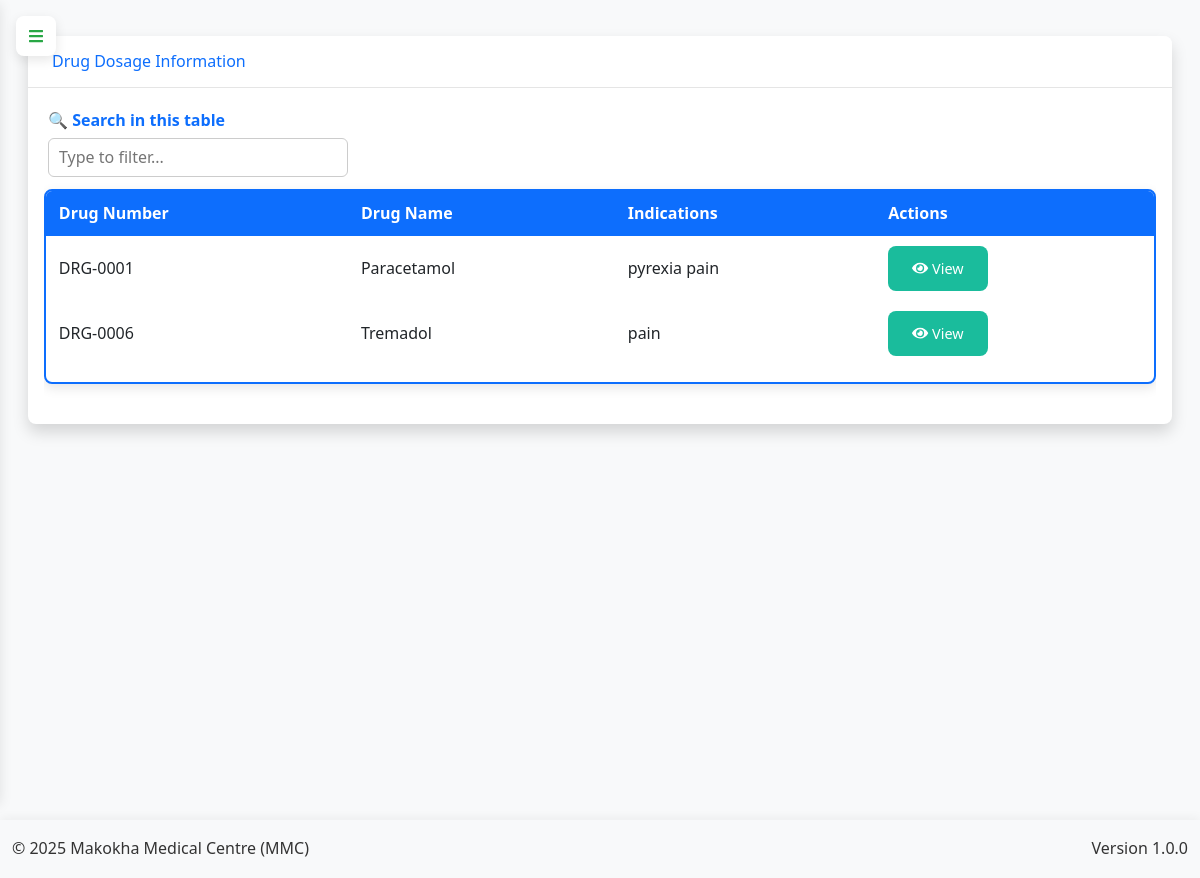
/pharmacist/dosage (signed in), run on an earlier commit of the app's database.
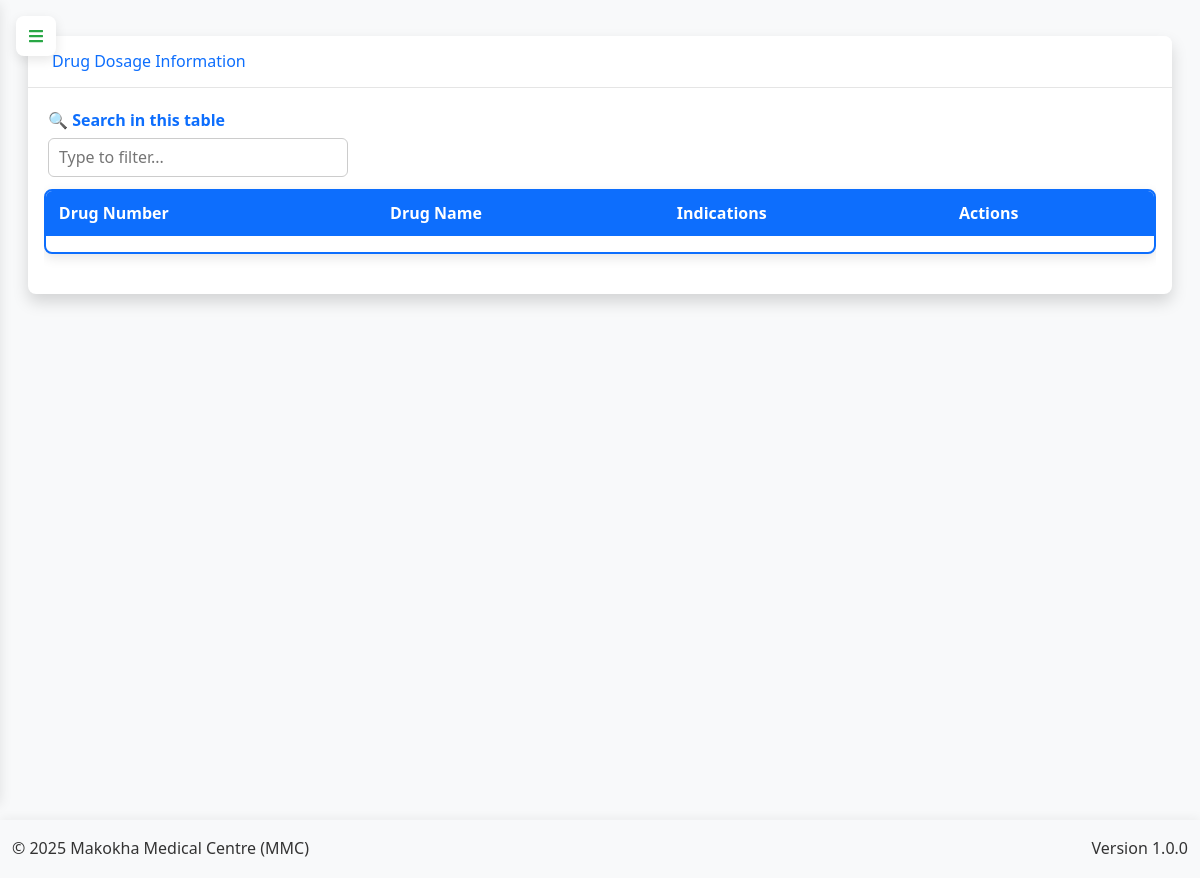
And on a later commit of the database.
### app.py (models this page shows, shortened)
class DrugDosage(db.Model):
    id = db.Column(db.Integer, primary_key=True)
    drug_id = db.Column(db.Integer, db.ForeignKey('drug.id'), nullable=False)
    indication = db.Column(db.Text)
    contraindication = db.Column(db.Text)
    interaction = db.Column(db.Text)
    side_effects = db.Column(db.Text)
    dosage_peds = db.Column(db.Text)
    dosage_adults = db.Column(db.Text)
    dosage_geriatrics = db.Column(db.Text)
    important_notes = db.Column(db.Text)
    created_at = db.Column(db.DateTime, default=lambda: datetime.now(timezone.utc))
    updated_at = db.Column(db.DateTime, default=lambda: datetime.now(timezone.utc), onupdate=lambda: datetime.now(timezone.utc))
    drug = db.relationship('Drug', backref='dosage')

class Drug(db.Model):
    id = db.Column(db.Integer, primary_key=True)
    drug_number = db.Column(db.String(50), unique=True, nullable=False)
    name = db.Column(db.String(100), nullable=False)
    specification = db.Column(db.String(200))
    buying_price = db.Column(db.Float, nullable=False)
    selling_price = db.Column(db.Float, nullable=False)
    stocked_quantity = db.Column(db.Integer, nullable=False)
    sold_quantity = db.Column(db.Integer, default=0)
    expiry_date = db.Column(db.Date, nullable=False)
    created_at = db.Column(db.DateTime, default=lambda: datetime.now(timezone.utc))
    updated_at = db.Column(db.DateTime, default=lambda: datetime.now(timezone.utc), onupdate=lambda: datetime.now(timezone.utc))
    @hybrid_property
    def remaining_quantity(self):
        return self.stocked_quantity - self.sold_quantity
    @hybrid_property
    def stock_status(self):
        if self.remaining_quantity == 0:
            return 'out-of-stock'
        elif self.remaining_quantity < 10:
            return 'low-stock'
        elif (self.expiry_date - date.today()).days < 30:
            return 'expiring-soon'
        return 'in-stock'

### app.py (the view)
@app.route('/pharmacist/dosage')
@login_required
def pharmacist_dosage():
    if current_user.role != 'pharmacist':
        flash('Unauthorized access', 'danger')
        return redirect(url_for('home'))
    dosages = DrugDosage.query.join(Drug).all()
    drugs = Drug.query.all()
    return render_template('pharmacist/dosage.html', dosages=dosages, drugs=drugs)

### app.py (called while the page is built, shortened)
@app.before_request
def initialize_data():
    global _first_request
    if not _first_request:
        return

@app.context_processor
def inject_current_date():
    return {'current_date': date.today().strftime('%Y-%m-%d')}

@app.context_processor
def inject_csrf_token():
    return dict(csrf_token=generate_csrf)

@app.context_processor
def utility_processor():
    def decrypt_data(encrypted_data):
        if not encrypted_data:
            return ""
        try:
            return Config.decrypt_data_static(encrypted_data)
        except:
            return "[Decryption Error]"
    return dict(decrypt_data=decrypt_data)

    @login_manager.user_loader
    def load_user(user_id):
        return db.session.get(User, int(user_id))

### templates/pharmacist/dosage.html (shortened to what this page needs)
{% extends "base.html" %}
{% block content %}
<div class="container-fluid">
    <div class="row">
        <div class="col-md-12">
            <div class="card shadow mb-4">
                <div class="card-header py-3 d-flex justify-content-between align-items-center">
                    <h6 class="m-0 font-weight-bold text-primary">Drug Dosage Information</h6>
                </div>
                <div class="card-body">
                    <div class="table-responsive">
                        <table class="table table-bordered" id="dosageTable" width="100%" cellspacing="0">
                            <thead>
                                <tr>
                                    <th>Drug Number</th>
                                    <th>Drug Name</th>
                                    <th>Indications</th>
                                    <th>Actions</th>
                                </tr>
                            </thead>
                            <tbody>
                                {% for dosage in dosages %}
                                <tr>
                                    <td>{{ dosage.drug.drug_number }}</td>
                                    <td>{{ dosage.drug.name }}</td>
                                    <td>{{ dosage.indication|truncate(100) if dosage.indication else 'N/A' }}</td>
                                    <td>
                                        <button class="btn btn-info btn-sm view-dosage" data-id="{{ dosage.id }}">
                                            <i class="fas fa-eye"></i> View
                                        </button>
                                    </td>
                                </tr>
                                {% endfor %}
                            </tbody>
                        </table>
                    </div>
                </div>
            </div>
        </div>
    </div>
</div>
{% endblock %}

What changed in the data, as far as the page shows it:
removed DrugDosage: drug.drug_number "DRG-0001", drug.name "Paracetamol", indication "pyrexia pain"
removed DrugDosage: drug.drug_number "DRG-0006", drug.name "Tremadol", indication "pain"
